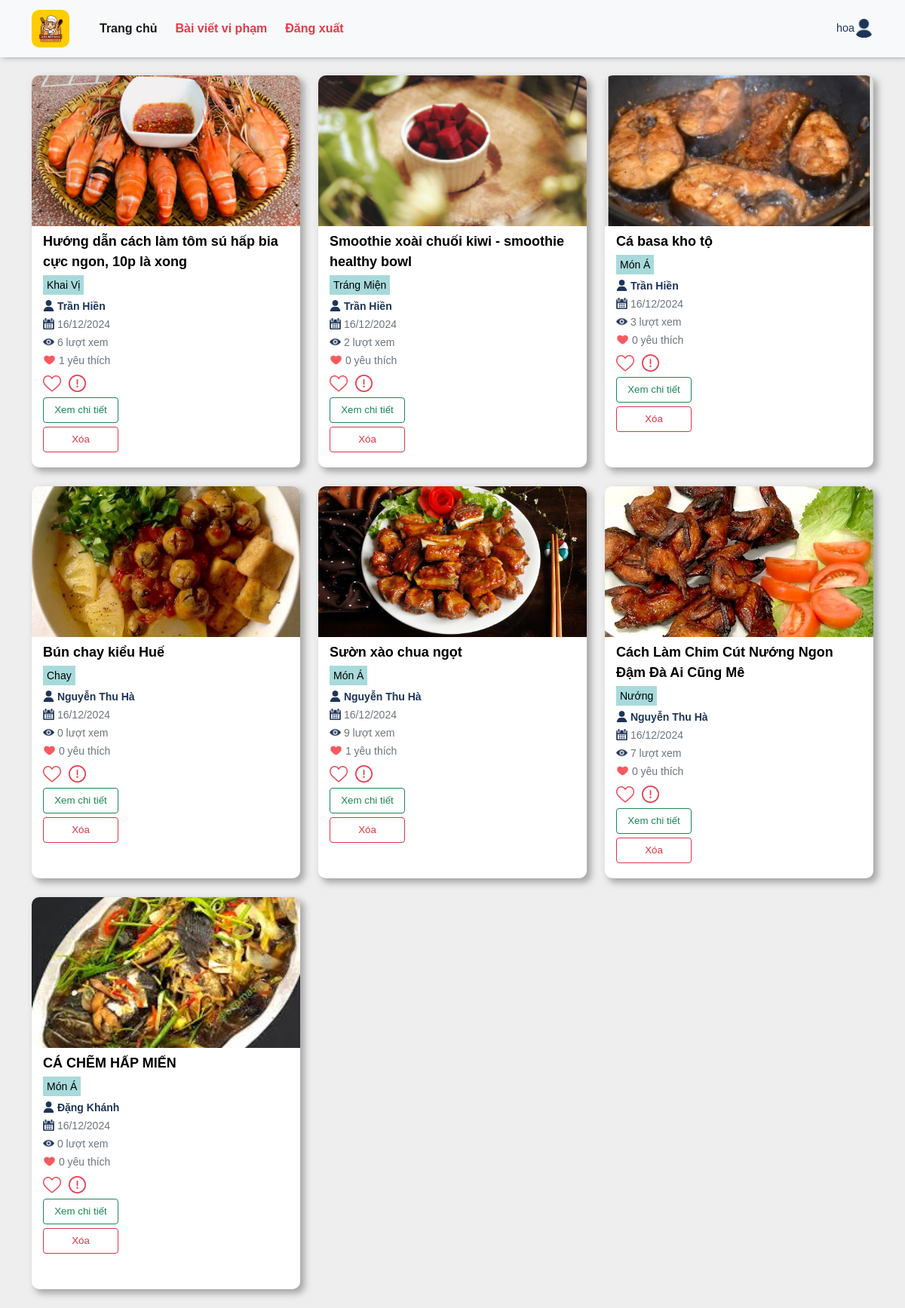
The app's page /ad/ (signed in) with its own data.
### appfood/models.py (models this page shows, shortened)
class Recipe(models.Model):
    title = models.CharField(max_length=100,null=True)
    author = models.ForeignKey('auth.User', on_delete=models.CASCADE)
    introduce = models.CharField(max_length=100,null=True)
    description = models.CharField(max_length=200,null=True)
    created_at = models.DateTimeField(auto_now_add=True)
    views = models.IntegerField(default=0)
    liked_tym = models.ManyToManyField(User, related_name='liked_recipes', blank=True)
    classify = models.ManyToManyField(Classify, related_name='recipes', blank=True)
    reported = models.BooleanField(default=False)
    def total_likes(self):
        return self.liked_tym.count()

class RecipeImage(models.Model):
    recipe = models.ForeignKey(Recipe, related_name='images', on_delete=models.CASCADE)
    image = models.ImageField(upload_to='images/')
    uploaded_at = models.DateTimeField(auto_now_add=True)

class Classify(models.Model):
    name = models.CharField(max_length=100)

class UserProfile(models.Model):
    GENDER_CHOICES = [
        ('T', 'Trai'),
        ('G', 'Gái'),
        ('B', 'Chưa Xác Định'),
    ]
    user = models.OneToOneField(User, on_delete=models.CASCADE)
    birth_date = models.DateField(null=True, blank=True)
    gender = models.CharField(max_length=1, choices=GENDER_CHOICES, null=True, blank=True)
    profile_image = models.ImageField(upload_to='images/', null=True, blank=True)

### appfood/views.py (the view)
# urls.py: path('ad/', views.home_admin, name='ad'),  # Đường dẫn đến trang admin
@login_required
def home_admin(request):
    recipes = Recipe.objects.all()
    recipeimage = RecipeImage.objects.all()
    return render(request, 'admin/home_admin.html', {'recipes': recipes, 'recipeimage': recipeimage})

### appfood/templates/admin/home_admin.html (shortened to what this page needs)
{% extends "admin/base_admin.html" %}
{%load static%}
{%block home_admin%}
<link href="https://maxcdn.bootstrapcdn.com/font-awesome/4.3.0/css/font-awesome.min.css" rel="stylesheet">
<main>
    <div class="container">
        <div class="row">
            <div class="col">
                <div class="row d-flex flex-wrap">
                    {% for recipe in recipes %}
                        <div class="col-md-4" style="margin-bottom: 25px;">
                            <div class="card">
                                <div class="ibox-content product-box"  style="height: 520px;">
                                    {% if recipe.images.first %}
                                    <div class="product" style="height: 170px;">
                                        <img style="height:200px;width: 100%;border-radius: 10px 10px 0px 0px;object-fit:cover;" src="{{ recipe.images.first.image.url }}" alt="">
                                    </div>
                                    {% endif %}
                                    <div class="product-desc" style="padding: 15px;margin-top: 20px;">
                                        <a href="{% url 'detail_admin' recipe.id %}" class="product-name">{{ recipe.title }}</a>
                                            <div style="    margin-bottom: -20px;">
                                                {% for category in recipe.classify.all %}
                                                     <small class="text-muted" style="background: var(--green);color: black !important;padding: 5px;">{{ category.name }}</small>
                                                {% endfor %}
                                            </div>
                                            <br>
                                            <small class="text-muted">
                                                <img style="width:15px;height:15px; margin-bottom:4px; " src="{% static 'img/user.png' %}" alt="">
                                                <b style="color:var(--blue);">
                                                    {% if recipe.author.userprofile %}
                                                     {{ recipe.author.userprofile.user.last_name }} {{ recipe.author.userprofile.user.first_name }}
                                                {% else %}
                                                    {{ recipe.author.username }}
                                                {% endif %}
                                                </b>
                                            </small>
                                            <br>
                                            <small class="text-muted"><img style="width:15px;height:15px; margin-bottom:4px;" src="{% static 'img/calendar.png' %}" alt=""> {{recipe.images.first.uploaded_at|date:"d/m/Y"}}</small>
                                            <br>
                                            <small class="text-muted"><img style="width:15px;height:15px; margin-bottom:4px;" src="{% static 'img/eye.png' %}" alt=""> {{ recipe.views }} lượt xem</small>
                                            <br>
                                            <small class="text-muted"><img style="width:17px;height:17px; margin-bottom:4px;" src="{% static 'img/heart.png' %}" alt=""> {{ recipe.total_likes }} yêu thích</small>
                                            <div class="m-t text-right block-button" style="padding-top: 30px;padding-left: 1%;">
                                                <form method="post" action="{% url 'like_recipe' recipe.id %}">
                                                    <button type="submit" class="btn {% if user in recipe.liked_tym.all %}btn-danger{% else %}btn-primary{% endif %}" style="padding-top: 7px;border: none;background:none;">
                                                        {% if user in recipe.liked_tym.all %}<img style="width:24px;" src="{% static 'img/heartttt.png' %}" alt="">{% else %}<img style="width:24px;" src="{% static 'img/like.png' %}" alt="">{% endif %}
                                                    </button>
                                                </form>
                                                <form method="post" action="{% url 'report_food' recipe.id %}">
                                                    <button type="submit" class="btn btn-outline-danger" style="padding-top: 7px;border: none">
                                                        <img style="width:23px; margin-bottom: 2px;" src="{% static 'img/report.png' %}" alt="">
                                                    </button>
                                                </form>
                                            </div>
                                            <div class="d-flex flex-column"><a href="{% url 'detail_admin' recipe.id %}" class="btn btn-outline-success" style="font-size: 10pt;width:100px;margin-top:5px;">Xem chi tiết</a></div>
                                            <div class="m-t text-right" style="">
                                                <a href="{% url 'admin_delete' recipe.id %}" class="btn btn-outline-danger" style="font-size: 10pt;width:100px;margin-top:5px;">Xóa</a>
                                            </div>
                                    </div>
                                </div>
                            </div>
                        </div>
                    {% endfor %}
                </div>
            </div>
        </div>
    </div>
</main>
{%endblock home_admin%}

### appfood/templates/admin/base_admin.html (shortened to what this page needs)
{% load static %}
<!DOCTYPE html>
<html lang="en">
<head>
    <link href="https://cdn.jsdelivr.net/npm/bootstrap@5.0.2/dist/css/bootstrap.min.css" rel="stylesheet">
    <link rel="stylesheet" href="{% static 'css/trangchu.css' %}">
    <link rel="stylesheet" href="{% static 'css/main.css' %}">
</head>
<main>
    <header class="header">
        <nav class="navbar navbar-expand-lg navbar-light bg-light">
            <div class="container">
                <a class="navbar-brand" href="{% url 'ad' %}"><img src="{% static 'img/logo.png' %}" alt=""></a>
                <div class="collapse navbar-collapse" id="navbarTogglerDemo02">
                    <ul class="navbar-nav me-auto mb-2 mb-lg-0">
                        <li class="nav-item">
                            <a href="{% url 'ad' %}" class="nav-link active" aria-current="page">
                                <svg class="bi me-2" width="16" height="16"><use xlink:href="#speedometer2"></use></svg>Trang chủ
                            </a>
                        </li>
                        <li>
                            <a href="{% url 'rpfood' %}" class="nav-link">
                                <svg class="bi me-2" width="16" height="16"><use xlink:href="#speedometer2"></use></svg>Bài viết vi phạm
                            </a>
                        </li>
                        <li>
                            <a href="{% url 'logout' %}" class="nav-link">
                                <svg class="bi me-2" width="16" height="16"><use xlink:href="#speedometer2"></use></svg>Đăng xuất
                            </a>
                        </li>
                    </ul>
                </div>
                <a class="navbar-brand user_name" href="#">{{request.user}}<img src="{% static "img/user.png" %}" alt=""></a>
            </div>
        </nav>
    </header>
    {% block home_admin %}{% endblock home_admin %}
</main>
</html>

### appfood/static/css/main.css (style rules this page uses)
:root { --red: #e73847; --yellow:#ffcc00; --blue:#1d3557; --green:#a8dadb; }
* { margin: 0; padding: 0; box-sizing: border-box; font-family: Arial; font-weight: 400; color: var(--body); }
header { margin-bottom: 10px; position: fixed; top:0; width: 100%; z-index: 100; box-shadow: 3px -1px 8px 0px grey; }
header .navbar-light .navbar-nav .nav-link { color: var(--red); font-weight: 700; font-size: 1em; }
header .navbar .navbar-brand img { width: 50px; height: 50px; border-radius: 10px; }
header .navbar .user_name { color: var(--blue); font-size: 0.9em; margin-right:0px; font-weight: 500; }
header .navbar .user_name img { width: 25px; height: 25px; margin-left: 0px; margin-bottom: 2px; }
main { margin-top: 100px; }
main .card { padding-left: 0; padding-right: 0; border: none; border-radius: 10px; box-shadow: 5px 5px 8px 1px rgba(128, 128, 128, 0.627); }
.navbar-expand-lg .navbar-nav .nav-link { padding-right: 0; padding-left: 0; }

### appfood/templates/admin/home_admin.html (style rules this page uses)
.product-name { font-size: 18px; font-weight: 600; color: #000000; display: block; margin: 2px 0 5px 0; text-decoration: none; overflow: hidden; text-overflow: ellipsis; display: -webkit-box; -webkit-line-clamp:2; -webkit-box-orient: vertical; }
.block-button { display:flex; padding:0px !important; }
.block-button button { margin-right:-10px; }
button.btn { padding:0; margin-right: 10px; }

### records on screen
Recipe: images.first.image (picture), title "Hướng dẫn cách làm tôm sú hấp bia cực ngon, 10p là xong", author.userprofile.user.last_name "Trần", author.userprofile.user.first_name "Hiền", images.first.uploaded_at "16/12/2024", views "6", total_likes "1"
Classify: name "Khai Vị"
Recipe: images.first.image (picture), title "Smoothie xoài chuối kiwi - smoothie healthy bowl", author.userprofile.user.last_name "Trần", author.userprofile.user.first_name "Hiền", images.first.uploaded_at "16/12/2024", views "2", total_likes "0"
Classify: name "Tráng Miện"
Recipe: images.first.image (picture), title "Cá basa kho tộ", author.userprofile.user.last_name "Trần", author.userprofile.user.first_name "Hiền", images.first.uploaded_at "16/12/2024", views "3", total_likes "0"
Classify: name "Món Á"
Recipe: images.first.image (picture), title "Bún chay kiểu Huế", author.userprofile.user.last_name "Nguyễn", author.userprofile.user.first_name "Thu Hà", images.first.uploaded_at "16/12/2024", views "0", total_likes "0"
Classify: name "Chay"
Recipe: images.first.image (picture), title "Sườn xào chua ngọt", author.userprofile.user.last_name "Nguyễn", author.userprofile.user.first_name "Thu Hà", images.first.uploaded_at "16/12/2024", views "9", total_likes "1"
Recipe: images.first.image (picture), title "Cách Làm Chim Cút Nướng Ngon Đậm Đà Ai Cũng Mê", author.userprofile.user.last_name "Nguyễn", author.userprofile.user.first_name "Thu Hà", images.first.uploaded_at "16/12/2024", views "7", total_likes "0"
Classify: name "Nướng"
Recipe: images.first.image (picture), title "CÁ CHẼM HẤP MIẾN", author.userprofile.user.last_name "Đặng", author.userprofile.user.first_name "Khánh", images.first.uploaded_at "16/12/2024", views "0", total_likes "0"

### other values on screen
{{ request.user }} "hoa"
